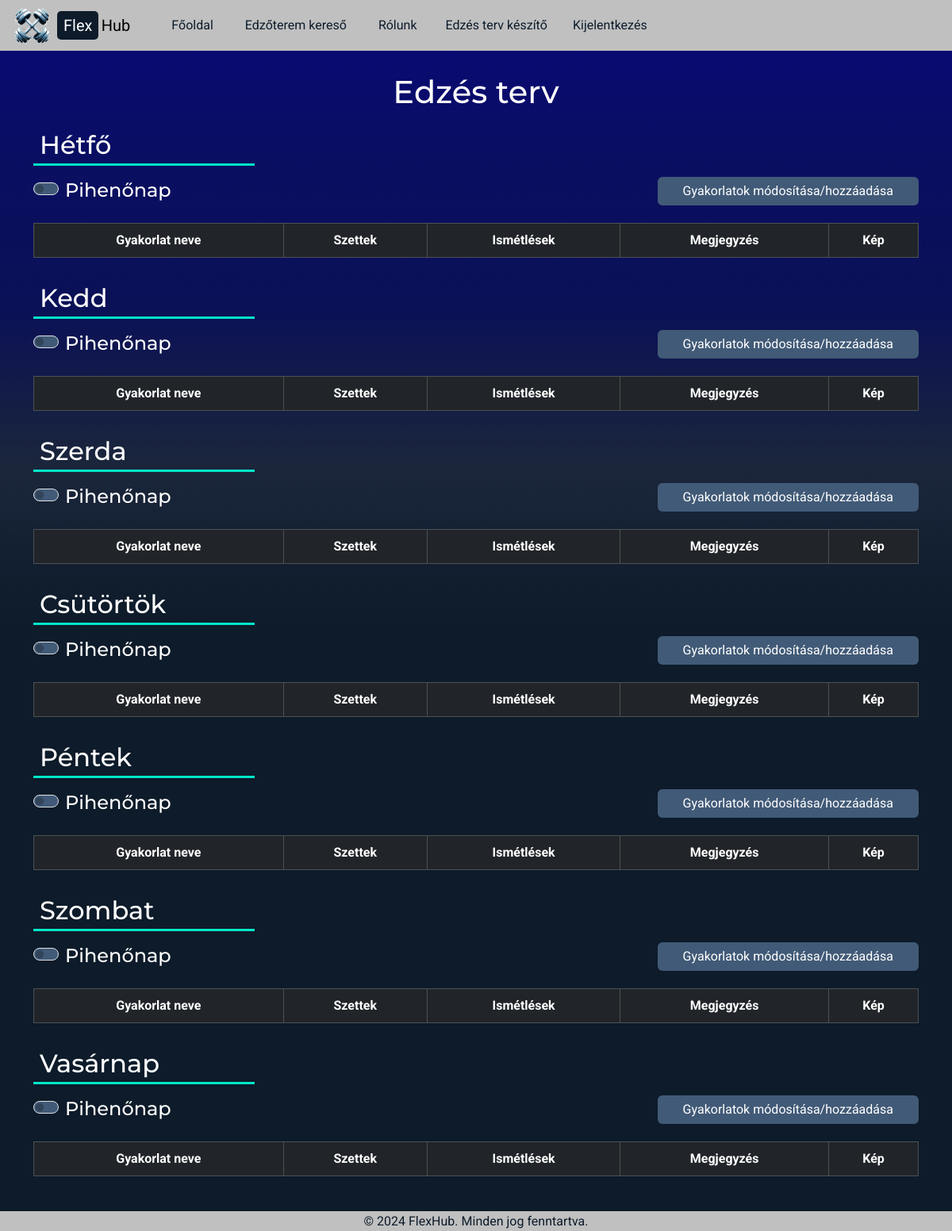
The page /premium-pump/ (signed in) on the database as committed earlier.
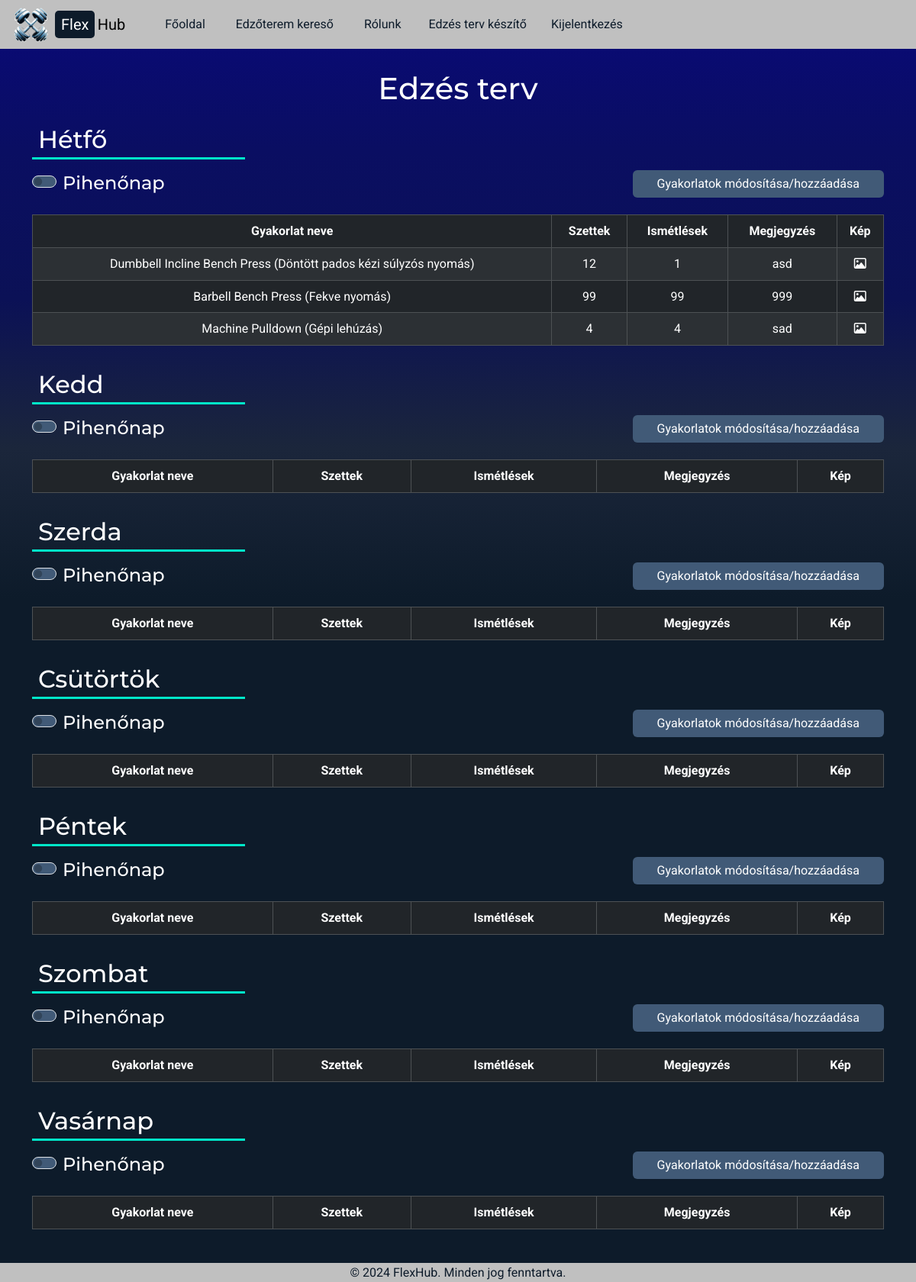
The same page on the database as committed later.
### SweatCircus/models.py (models this page shows, shortened)
class Days(models.Model):
   name = models.CharField(max_length=250)
   class Meta:
      verbose_name_plural = 'Napok'

class WorkoutPlans(models.Model):
   userName = models.ForeignKey(User, on_delete=models.CASCADE)
   day = models.ForeignKey(Days, on_delete=models.CASCADE)
   muscleGroupName = models.ForeignKey(MuscleGroups, on_delete=models.CASCADE)
   exerciseName = models.ForeignKey(Exercises, on_delete=models.CASCADE)
   series = models.CharField(max_length=250)
   reps = models.CharField(max_length=250)
   comment = models.TextField(default="")
   class Meta:
      verbose_name_plural = 'Edzés tervek'

class Exercises(models.Model):
   name = models.CharField(max_length=250)
   muscle_group = models.ForeignKey(MuscleGroups, on_delete=models.CASCADE)
   image = models.ImageField(default="", blank=True)
   video = models.URLField()
   class Meta:
      verbose_name_plural = 'Gyakorlatok'
   def __str__(self):
      template = '{0.name}'
      return template.format(self)

### SweatCircus/views.py (the view)
# urls.py: path('premium-pump/', PremiumPump, name="PremiumPump"),
def PremiumPump(request):
   days = Days.objects.all()
   workoutPlans = WorkoutPlans.objects.all()
   restDays = [restDay.day.name for restDay in IsRestDay.objects.filter(userName=User.objects.get(username=request.user.username))]
   return render(request, "premiumPump.html", {"days": days, "workoutPlans": workoutPlans, "restDays": restDays})

### frontend/templates/premiumPump.html (shortened to what this page needs)
{% extends 'base.html' %}
{% load static %}
{% block css %}
   <link rel="stylesheet" href="{% static 'css/premiumPump.css' %}" />
{% endblock css%}
{% block content %}
   <div id="container">
      {% include 'navbar.html' %}
      <div class="container">
         <h1 class="text-center">Edzés terv</h1>
         <div id="week">
            {% for day in days %}
               <div class="days" id="{{ day.name }}">
                  <h2 class="my-3 ps-2 pb-1 w-25">{{ day.name }}</h2>
                  <form action="{% url 'CreateWorkoutPlan' %}" method="GET" id="workout-plan-modify-form">
                     <div class="form-check form-switch">
                        {% if day.name in restDays %}
                           <input type="checkbox" class="form-check-input is-rest-day" name="is-rest-day" value="{{ day.name }}" checked>
                        {% else %}
                           <input type="checkbox" class="form-check-input is-rest-day" name="is-rest-day" value="{{ day.name }}">
                        {% endif %}
                        <h4>
                           <label class="form-check-label" for="is-rest-day">Pihenőnap</label>
                        </h4>
                     </div>
                     <button type="submit" id="btn-{{ day.name }}" class="btn btn-primary mb-2 ms-3">Gyakorlatok módosítása/hozzáadása</button>
                  </form>
                  <table id="table-{{ day.name }}" class="table table-striped table-hover table-bordered table-dark text-center my-3">
                     <thead>
                        <tr>
                           <th>Gyakorlat neve</th>
                           <th>Szettek</th>
                           <th>Ismétlések</th>
                           <th>Megjegyzés</th>
                           <th>Kép</th>
                        </tr>
                     </thead>
                     <tbody>
                        {% for workoutPlan in workoutPlans %}
                           {% if workoutPlan.day == day and workoutPlan.userName == user %}
                              <tr id="{{ workoutPlan.id }}">
                                 <td>{{ workoutPlan.exerciseName }}</td>
                                 <td>{{ workoutPlan.series }}</td>
                                 <td>{{ workoutPlan.reps }}</td>
                                 <td>{{ workoutPlan.comment }}</td>
                                 <td>
                                    <div class="exercise-image">
                                       <i class="fa-regular fa-image"></i>
                                    </div>
                                 </td>
                              </tr>
                           {% endif %}
                        {% endfor %}
                     </tbody>
                  </table>
               </div>
            {% endfor %}
         </div>
      </div>
      {% include "footer.html" %}
   </div>
{% endblock content %}

### frontend/templates/base.html (shortened to what this page needs)
{% load static %}
<!DOCTYPE html>
<html lang="hu">
<head>
   <link
      href="https://cdn.jsdelivr.net/npm/bootstrap@5.3.3/dist/css/bootstrap.min.css"
      rel="stylesheet"
 />
   <link rel="stylesheet" type="text/css" href="{% static 'css/base.css' %}" />
   {% block css %} {% endblock css %}
</head>
<body>
   {% block content %}{% endblock content %}
</body>
</html>

### frontend/templates/navbar.html (shortened to what this page needs)
{% load static %}
<nav class="navbar navbar-expand-lg p-0" id="navbar">
   <div class="container-fluid m-0 p-0">
      <a class="navbar-brand m-0 p-0" href="/">
         <div id="logo">
            <img id="logo-img" src="{% static 'img/flexhub.png' %}" alt="FlexHub" />
            <p class="m-0 p-0"><span id="logo-flex">Flex</span><span id="logo-hub">Hub</span></p>
         </div>
      </a>
      <div class="collapse navbar-collapse" id="navbarSupportedContent">
         <ul class="navbar-nav ms-4 px-2">
            <li class="nav-item">
               <a class="nav-link mx-1 px-3" href="/">Főoldal</a>
            </li>
            <li class="nav-item">
               <a class="nav-link mx-1 px-3" href="/gym-search">Edzőterem kereső</a>
            </li>
            <li class="nav-item">
               <a class="nav-link mx-1 px-3" href="/about-us">Rólunk</a>
            </li>
            {% if user.is_authenticated %}
            <li class="nav-item">
               <a class="nav-link px-3" href="{% url 'PremiumPump' %}">Edzés terv készítő</a>
            </li>
            <li class="nav-item">
               <a class="nav-link px-3">
                  <form action="{% url 'logout' %}" method="post">
                     <button type="submit" class="dropdown-item" id="logout">Kijelentkezés</button>
                  </form>
               </a>
            </li>
            {% else %}
            <li class="nav-item">
               <a class="nav-link px-3" href="{% url 'login' %}">Bejelentkezés</a>
            </li>
            {% endif %}
         </ul>
      </div>
   </div>
</nav>

### frontend/templates/footer.html
<footer>
   <p class="text-center mb-0">© 2024 FlexHub. Minden jog fenntartva.</p>
</footer>

### frontend/static/css/base.css (style rules this page uses)
:root { --primary-bg: #0d1b2a; --secondary-bg: #1b263b; --accent: #415a77; --primary-text: #ffffff; --secondary-text: #c0c0c0; --highlight: #00e7c9; }
* { box-sizing: border-box; margin: 0; padding: 0; }
body { height: 100vh; background-color: var(--primary-bg); color: var(--primary-text); font-family: "Roboto", sans-serif; line-height: 1.6; }
h1, h2, h3, h4 { font-family: "Montserrat", sans-serif; word-break: keep-all; }
p { text-align: justify; }
#container { height: calc(100% - 1rem); background: linear-gradient(180deg, rgba(9,9,121,1) 0%, rgba(10,14,98,1) 25%, rgba(11,17,86,1) 50%, rgba(27,38,59,1) 75%, rgba(13,27,42,1) 100%); }
#navbar { height: fit-content; background-color: var(--secondary-text); }
#logo { width: fit-content; display: flex; flex-direction: row; align-items: center; }
#logo p { width: fit-content; display: flex; flex-direction: row; align-items: center; justify-content: center; gap: 0.2rem; }
#logo-flex { padding: 0.1rem 0.5rem; background-color: var(--primary-bg); color: var(--primary-text); border-radius: 5px; }
#logo-img { width: 5rem; margin-bottom: -1rem; margin-right: -0.5rem; }
.navbar-nav { height: 100%; }
.nav-item { height: 100%; background-color: unset; }
.nav-link { text-align: right; color: var(--primary-bg); border-radius: 10px; transition: background-color 0.3s ease; }
footer { clear:both; width: 100%; background-color: var(--secondary-text); color: #0d1b2a; }

### frontend/static/css/premiumPump.css (style rules this page uses)
#container { display: flex; flex-direction: column; gap: 1.75rem; }
#week { display: flex; flex-direction: column; flex-wrap: wrap; }
.days { display: flex; flex-direction: column; }
.days h2 { border-bottom: 3px solid #00e7c9; }
.form-check-input { background-color: #415a77; }
#workout-plan-modify-form { height: 2.5rem; display: flex; flex-direction: row; justify-content: space-between; align-items: center; }
#workout-plan-modify-form .btn { width: fit-content; padding-left: 2rem; padding-right: 2rem; background-color: #415a77; border: none; transition: all 0.3s ease; }
.exercise-image { position: relative; display: inline-block; }

Rows that differ between the two databases and show on the page:
added WorkoutPlans: exerciseName "Dumbbell Incline Bench Press (Döntött pados kézi súlyzós nyomás)", series "12", reps "1", comment "asd", shown under Days "Hétfő"
added WorkoutPlans: exerciseName "Barbell Bench Press (Fekve nyomás)", series "99", reps "99", comment "999", shown under Days "Hétfő"
added WorkoutPlans: exerciseName "Machine Pulldown (Gépi lehúzás)", series "4", reps "4", comment "sad", shown under Days "Hétfő"
